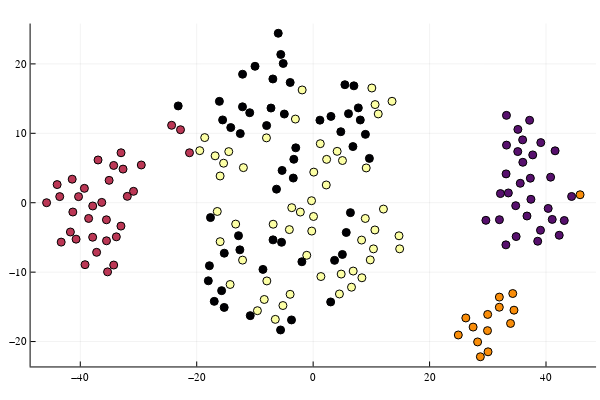

This figure's notebook cell:
### Code cell
xs = tsne(embeddings', 2, 500, 1000, 20.0)
scatter(xs[:, 1], xs[:, 2]; hover=all_words, zcolor=classes, legend=false)
